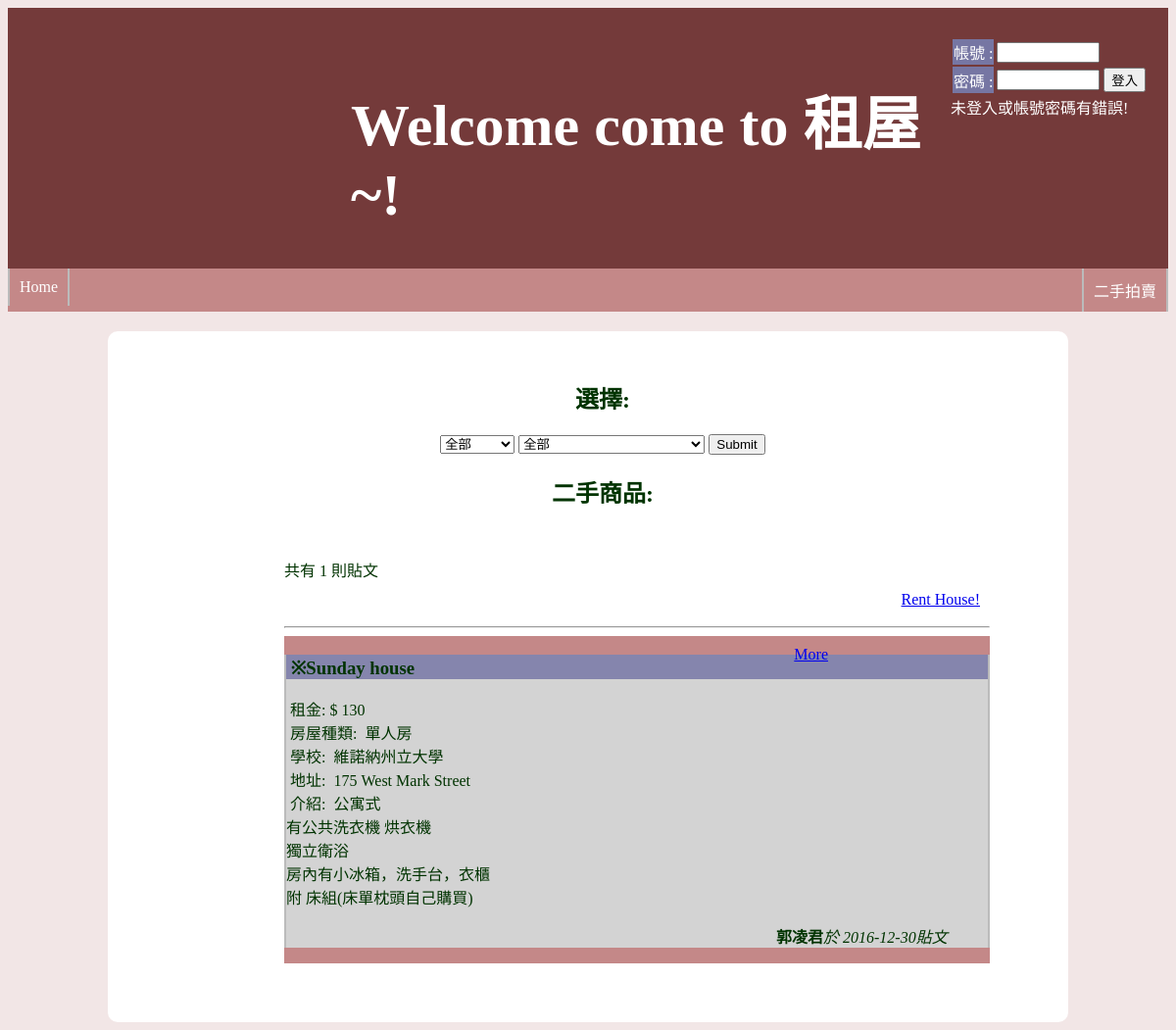
The app's page /renthouse.php with its own data.
### tables this page shows
CREATE TABLE IF NOT EXISTS `house` (
  `貼文編號` int(4) NOT NULL AUTO_INCREMENT,
  `姓名` varchar(10) NOT NULL,
  `type` varchar(50) DEFAULT NULL,
  `school` varchar(50) DEFAULT NULL,
  `price` int(50) DEFAULT NULL,
  `housename` varchar(128) DEFAULT NULL,
  `introduce` varchar(268) DEFAULT NULL,
  `address` varchar(360) DEFAULT NULL,
  `date` date NOT NULL,
  PRIMARY KEY (`貼文編號`)
);

### renthouse.php (the view, shortened to what this page needs)
<?php
include("mysql.inc.php");
if (isset($_POST['type1']) ) {
	$type1 = $_POST['type1'];
} else {
	$type1 = 'all';
}
if (isset($_POST['type2']) ) {
	$type2 = $_POST['type2'];
} else {
	$type2 = 'whole';
}
if ($type1=='all' && $type2=='whole') {
	$sql = "SELECT house.姓名 as name, house.housename as housename, house.price as price, house.貼文編號 as house_num, house.type as type, house.school as school ,house.address as address ,house.introduce as introduce ,house.date as date FROM house order by 貼文編號;";
} else if ($type1=='all') {
	$sql = "SELECT house.姓名 as name, house.housename as housename, house.price as price, house.貼文編號 as house_num, house.type as type, house.school as school ,house.address as address ,house.introduce as introduce ,house.date as date FROM house where '$type2' = house.school order by 貼文編號;";
} else if ($type2=='whole') {
	$sql = "SELECT house.姓名 as name, house.housename as housename, house.price as price, house.貼文編號 as house_num, house.type as type, house.school as school ,house.address as address ,house.introduce as introduce ,house.date as date FROM house where '$type1' = house.type order by 貼文編號;";
}
$result = mysqli_query($conn, $sql);
$numRows = mysqli_num_rows($result);
?>
<!DOCTYPE HTML>
<html>
<head>
		<link rel="stylesheet" href="renthouse.css">
</head>
<header>
<div id="log"><?php
          if(isset($_SESSION['user_id'])) { echo $msg = "歡迎".$_SESSION['yourname']."登入!"; ?>
			  <form action="logout.php">
			  <br><br><br>
			  <p><input type="submit" value="登出" style="float:right;"></p></form>
  <?php  } else { $msg = "未登入或帳號密碼有錯誤!"; ?>
	  <form style="padding: 0px 20px 0px 0px; float:right;" action="login.php" method="post">
  <table style="color:white; float:right;" name="login">
 <tr>
   <td style="color:white;background-color:#7676a3">帳號 : </td>
   <td><input type="text" name="User_id"
             size="10" maxlength="10" required></td>
 </tr>
 <tr>
   <td style="background-color:#7676a3">密碼 : </td>
   <td><input type="password" name="password"
              size="10" maxlength="10" required></td>
	<td><input type="submit" value="登入"></td>
 </tr>
</table>
</form>
<br>
 <p type="hidden"><?php echo $msg; ?></p>
<?php } ?>
</div>
<h1>Welcome come to 租屋~!</h1>
    <ul>
      <li id="li1"><a target="_self" href="index.php">Home</a></li>
      <li id="li2"><a Target="_new" href="salething.php">二手拍賣</a></li>
    </ul>
</header>
<body>
<div id="wrapper">
<h2>選擇:</h2>
	  <form action="renthouse.php" method = "post">
	  <select name="type1">
	  <option value="all">全部</option>
	  </select>
	  <select name="type2">
　	  <option value="whole">全部</option>
	  </select>
	  <input type="submit">
	  </form>
	  <h2>二手商品:</h2>
 <div id="maintext" style="text-align: left; padding-left:100px;">
<?php echo "共有 $numRows 則貼文 "; ?>
 	<div id="navigation"><a href="rentform.php">Rent House!</a></div>
<hr>
<?php
if ($numRows>0) {
  echo '<ul>';
  $i=1;
  while ($row = mysqli_fetch_array($result)) {
    $name=htmlspecialchars($row['name'], ENT_QUOTES);
	$housename=htmlspecialchars($row['housename'], ENT_QUOTES);
	$school=htmlspecialchars($row['school'], ENT_QUOTES);
	$type=htmlspecialchars($row['type'], ENT_QUOTES);
	$price=htmlspecialchars($row['price'], ENT_QUOTES);
	$address=htmlspecialchars($row['address'], ENT_QUOTES);
    $message=htmlspecialchars($row['introduce'], ENT_QUOTES);
    $message=str_replace('  ', '&nbsp;&nbsp;', nl2br($message));
	echo "<a href='housedetail.php?housedetail={$row['house_num']}' style='right:355px; padding-top:10px; position: absolute; '>More</a>";
    if ($i%2==0) {$liclass='even';}
    else         {$liclass='odd';}
	echo "
          <li class=\"$liclass\">
		  <h3 style='background-color:#8585ad;'><strong>&nbsp;※$housename</strong></h3>
		  <p>&nbsp;租金:&nbsp;$ $price
		  <br>&nbsp;房屋種類:&nbsp; $type
		  <br>&nbsp;學校:&nbsp; $school
		  <br>&nbsp;地址:&nbsp; $address
		  <br>&nbsp;介紹:&nbsp; $message</p>
		  <p style='padding-left:500px;'><strong>$name</strong><em>於 {$row['date']}貼文</em></p></li>";
    $i++;
  }
  echo '</ul>';
}
?>
  </div>
</div>
</body>
</html>

### renthouse.css (style rules this page uses)
header { color:#ffffff; background-color:#743A3A; font-family:"Jacques Francois Shadow"; padding: 30px 0px 0px 0px; }
body { background-color: #F2E6E6; color: #003300; font-family: Palatino Linotype; }
#log { float:right; }
#wrapper { width: 80%; min-width: 500px; max-width: 850px; margin-right: auto; margin-top:20px; margin-left: auto; background-color: #ffffff; padding:30px 50px 30px 80px; text-align:center; border-radius: 10px; }
h1 { margin-left:350px; font-family:"Times New Roman", Times, serif; font-size:60px; }
ul { list-style-type: none; margin:0; padding: 0px; overflow: hidden; background-color: #C48888; }
li { border-right: 2px solid #bbb; border-left: 2px solid #bbb; }
#li1 { float: left; }
#li2 { float: right; }
li a { display: block; color: white; text-align: center; padding: 10px 10px; text-decoration: none; }
.odd { background-color: lightGrey; }
#maintext { background-color:white; font-size: 16px; padding: 30px; text-align: left; }
#navigation { padding: 10px; text-align: right; }

### records on screen
house: housename "Sunday house", price "130", type "單人房", school "維諾納州立大學", address "175 West Mark Street", introduce "公寓式 有公共洗衣機 烘衣機 獨立衛浴 房內有小冰箱，洗手台，衣櫃 附 床組(床單枕頭自己購買)", 姓名 "郭凌君", date "2016-12-30"

### other values on screen
$msg "未登入或帳號密碼有錯誤!"
$numRows "1"
